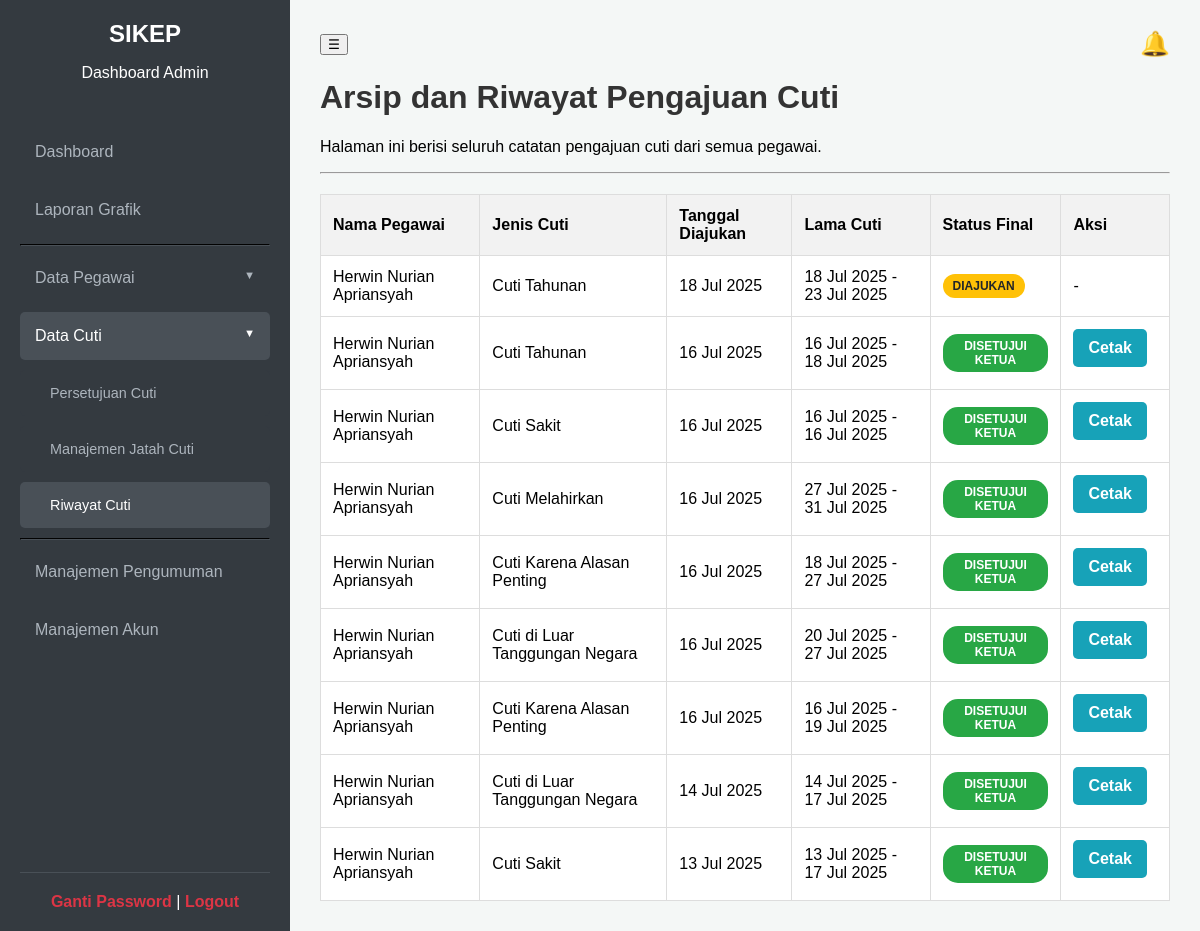
Page /admin/riwayat_cuti.php (signed in) on the committed database.
### tables this page shows
CREATE TABLE `pengajuan_cuti` (
  `id` int(11) NOT NULL,
  `id_pegawai` int(11) NOT NULL,
  `jenis_cuti` varchar(100) NOT NULL,
  `tanggal_mulai` date NOT NULL,
  `tanggal_selesai` date NOT NULL,
  `keterangan` text DEFAULT NULL,
  `alamat_cuti` text DEFAULT NULL,
  `no_telp_cuti` varchar(20) DEFAULT NULL,
  `status` enum('Diajukan','Disetujui Atasan','Ditolak Atasan','Disetujui Ketua','Ditolak Ketua') NOT NULL DEFAULT 'Diajukan',
  `catatan_atasan` text DEFAULT NULL,
  `catatan_ketua` text DEFAULT NULL,
  `disetujui_oleh_atasan_id` int(11) DEFAULT NULL,
  `tanggal_disetujui_atasan` datetime DEFAULT NULL,
  `disetujui_oleh_ketua_id` int(11) DEFAULT NULL,
  `tanggal_disetujui_ketua` datetime DEFAULT NULL,
  `tanggal_pengajuan` timestamp NOT NULL DEFAULT current_timestamp()
);

CREATE TABLE `pegawai` (
  `id` int(11) NOT NULL,
  `nama_lengkap` varchar(150) NOT NULL,
  `nip` varchar(20) NOT NULL,
  `id_jabatan` int(11) DEFAULT NULL,
  `id_golongan` int(11) DEFAULT NULL,
  `unit_kerja` varchar(100) DEFAULT NULL,
  `tanggal_lahir` date DEFAULT NULL,
  `foto` varchar(255) DEFAULT NULL,
  `id_atasan` int(11) DEFAULT NULL,
  `ttd_image` varchar(255) DEFAULT NULL
);

### admin/riwayat_cuti.php (the view, shortened to what this page needs)
<?php
include 'header.php';
$query = "SELECT pc.*, p.nama_lengkap, p.nip
          FROM pengajuan_cuti pc
          JOIN pegawai p ON pc.id_pegawai = p.id
          ORDER BY pc.tanggal_pengajuan DESC";
$result = mysqli_query($koneksi, $query);
?>
<h1>Arsip dan Riwayat Pengajuan Cuti</h1>
<p>Halaman ini berisi seluruh catatan pengajuan cuti dari semua pegawai.</p>
<hr>
<table>
    <thead>
        <tr>
            <th>Nama Pegawai</th>
            <th>Jenis Cuti</th>
            <th>Tanggal Diajukan</th>
            <th>Lama Cuti</th>
            <th>Status Final</th>
            <th>Aksi</th>
        </tr>
    </thead>
    <tbody>
        <?php if (mysqli_num_rows($result) > 0): ?>
            <?php while($cuti = mysqli_fetch_assoc($result)): ?>
                <tr>
                    <td><?php echo htmlspecialchars($cuti['nama_lengkap']); ?></td>
                    <td><?php echo htmlspecialchars($cuti['jenis_cuti']); ?></td>
                    <td><?php echo date('d M Y', strtotime($cuti['tanggal_pengajuan'])); ?></td>
                    <td><?php echo date('d M Y', strtotime($cuti['tanggal_mulai'])) . " - " . date('d M Y', strtotime($cuti['tanggal_selesai'])); ?></td>
                    <td>
                        <?php
                        $status_class = str_replace(' ', '-', strtolower($cuti['status']));
                        ?>
                        <div class="status <?php echo $status_class; ?>">
                            <?php echo htmlspecialchars($cuti['status']); ?>
                        </div>
                    </td>
                    <td class="actions">
                        <?php if ($cuti['status'] == 'Disetujui Ketua'): ?>
                            <a href="cetak_cuti.php?id=<?php echo $cuti['id']; ?>" target="_blank" class="btn" style="background-color:#17a2b8;">Cetak</a>
                        <?php else: ?>
                            -
                        <?php endif; ?>
                    </td>
                </tr>
            <?php endwhile; ?>
        <?php else: ?>
            <tr><td colspan="6" style="text-align:center;">Belum ada data riwayat cuti.</td></tr>
        <?php endif; ?>
    </tbody>
</table>
<?php include 'footer.php'; ?>

### assets/style_admin.css (style rules this page uses)
body { font-family: sans-serif; margin: 0; background-color: #f4f7f6; }
h1, h2, h3 { color: #333; }
.btn { display: inline-block; padding: 10px 15px; margin-bottom: 10px; margin-right: 10px; background-color: #007bff; color: white; text-decoration: none; border-radius: 5px; border: none; cursor: pointer; }
table { width: 100%; border-collapse: collapse; margin-top: 20px; background-color: white; }
th, td { padding: 12px; border: 1px solid #ddd; text-align: left; }
th { background-color: #f2f2f2; }
.actions a { margin-right: 10px; text-decoration: none; font-weight: bold; }
.status { padding: 5px 10px; border-radius: 15px; color: white; font-weight: bold; text-align: center; font-size: 12px; text-transform: uppercase; display: inline-block; }
.status.diajukan { background-color: #ffc107; color: #212529; }
.status.disetujui-ketua { background-color: #28a745; }
* { scrollbar-width: thin; scrollbar-color: rgba(0, 0, 0, 0.3) transparent; }

### rows in the picture
pengajuan_cuti: id_pegawai.nama_lengkap "Herwin Nurian Apriansyah", jenis_cuti "Cuti Tahunan", tanggal_pengajuan "18 Jul 2025", tanggal_mulai "18 Jul 2025", tanggal_selesai "23 Jul 2025", status "DIAJUKAN"
pengajuan_cuti: id_pegawai.nama_lengkap "Herwin Nurian Apriansyah", jenis_cuti "Cuti Tahunan", tanggal_pengajuan "16 Jul 2025", tanggal_mulai "16 Jul 2025", tanggal_selesai "18 Jul 2025", status "DISETUJUI KETUA"
pengajuan_cuti: id_pegawai.nama_lengkap "Herwin Nurian Apriansyah", jenis_cuti "Cuti Sakit", tanggal_pengajuan "16 Jul 2025", tanggal_mulai "16 Jul 2025", tanggal_selesai "16 Jul 2025", status "DISETUJUI KETUA"
pengajuan_cuti: id_pegawai.nama_lengkap "Herwin Nurian Apriansyah", jenis_cuti "Cuti Melahirkan", tanggal_pengajuan "16 Jul 2025", tanggal_mulai "27 Jul 2025", tanggal_selesai "31 Jul 2025", status "DISETUJUI KETUA"
pengajuan_cuti: id_pegawai.nama_lengkap "Herwin Nurian Apriansyah", jenis_cuti "Cuti Karena Alasan Penting", tanggal_pengajuan "16 Jul 2025", tanggal_mulai "18 Jul 2025", tanggal_selesai "27 Jul 2025", status "DISETUJUI KETUA"
pengajuan_cuti: id_pegawai.nama_lengkap "Herwin Nurian Apriansyah", jenis_cuti "Cuti di Luar Tanggungan Negara", tanggal_pengajuan "16 Jul 2025", tanggal_mulai "20 Jul 2025", tanggal_selesai "27 Jul 2025", status "DISETUJUI KETUA"
pengajuan_cuti: id_pegawai.nama_lengkap "Herwin Nurian Apriansyah", jenis_cuti "Cuti Karena Alasan Penting", tanggal_pengajuan "16 Jul 2025", tanggal_mulai "16 Jul 2025", tanggal_selesai "19 Jul 2025", status "DISETUJUI KETUA"
pengajuan_cuti: id_pegawai.nama_lengkap "Herwin Nurian Apriansyah", jenis_cuti "Cuti di Luar Tanggungan Negara", tanggal_pengajuan "14 Jul 2025", tanggal_mulai "14 Jul 2025", tanggal_selesai "17 Jul 2025", status "DISETUJUI KETUA"
pengajuan_cuti: id_pegawai.nama_lengkap "Herwin Nurian Apriansyah", jenis_cuti "Cuti Sakit", tanggal_pengajuan "13 Jul 2025", tanggal_mulai "13 Jul 2025", tanggal_selesai "17 Jul 2025", status "DISETUJUI KETUA"
